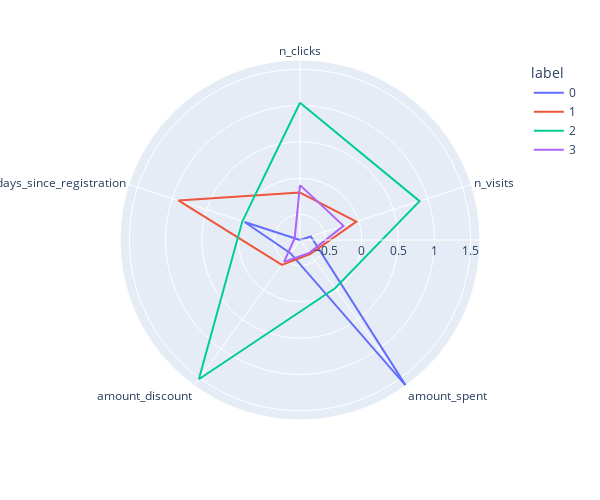

Notebook code for this chart:
### Code cell
import plotly.express as px

fig = px.line_polar(polar,
                    r="value", 
                    theta="variable",
                    color="label", 
                    line_close=True,
                    height=500,
                    width= 600
                       )
fig.show()

### Figure 1 — Plotly figure (JSON) as saved in the notebook; plotly's stock layout.template omitted (floating-point values rounded to 4 significant figures)
{"data": [{"hovertemplate": "label=0<br>value=%{r}<br>variable=%{theta}<extra></extra>", "legendgroup": "0", "line": {"color": "#636efa", "dash": "solid"}, "marker": {"symbol": "circle"}, "mode": "lines", "name": "0", "r": [-0.8518, -0.6944, 1.627, -0.6273, -0.04865, -0.8518], "showlegend": true, "subplot": "polar", "theta": ["n_clicks", "n_visits", "amount_spent", "amount_discount", "days_since_registration", "n_clicks"], "type": "scatterpolar"}, {"hovertemplate": "label=1<br>value=%{r}<br>variable=%{theta}<extra></extra>", "legendgroup": "1", "line": {"color": "#EF553B", "dash": "solid"}, "marker": {"symbol": "circle"}, "mode": "lines", "name": "1", "r": [-0.1987, -0.03557, -0.6136, -0.427, 0.9098, -0.1987], "showlegend": true, "subplot": "polar", "theta": ["n_clicks", "n_visits", "amount_spent", "amount_discount", "days_since_registration", "n_clicks"], "type": "scatterpolar"}, {"hovertemplate": "label=2<br>value=%{r}<br>variable=%{theta}<extra></extra>", "legendgroup": "2", "line": {"color": "#00cc96", "dash": "solid"}, "marker": {"symbol": "circle"}, "mode": "lines", "name": "2", "r": [1.039, 0.8795, -0.03038, 1.518, -0.01694, 1.039], "showlegend": true, "subplot": "polar", "theta": ["n_clicks", "n_visits", "amount_spent", "amount_discount", "days_since_registration", "n_clicks"], "type": "scatterpolar"}, {"hovertemplate": "label=3<br>value=%{r}<br>variable=%{theta}<extra></extra>", "legendgroup": "3", "line": {"color": "#ab63fa", "dash": "solid"}, "marker": {"symbol": "circle"}, "mode": "lines", "name": "3", "r": [-0.09612, -0.2219, -0.6334, -0.4784, -0.7748, -0.09612], "showlegend": true, "subplot": "polar", "theta": ["n_clicks", "n_visits", "amount_spent", "amount_discount", "days_since_registration", "n_clicks"], "type": "scatterpolar"}], "layout": {"height": 500, "legend": {"title": {"text": "label"}, "tracegroupgap": 0}, "margin": {"t": 60}, "polar": {"angularaxis": {"direction": "clockwise", "rotation": 90}, "domain": {"x": [0, 1], "y": [0, 1]}}, "width": 600}}
